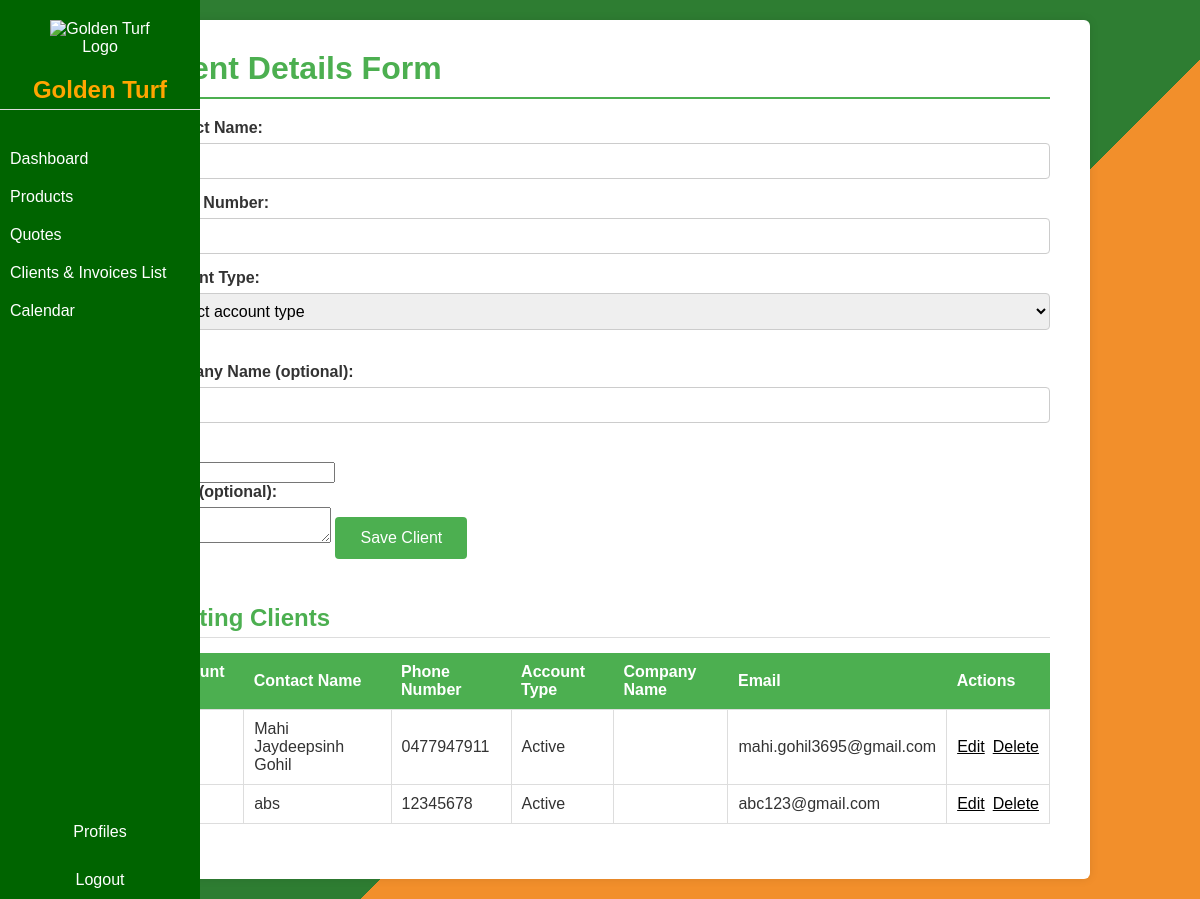
The page /clients (signed in) on the database its author committed.
### tables this page shows
CREATE TABLE clients (
                id INTEGER PRIMARY KEY AUTOINCREMENT,
                client_name TEXT NOT NULL,
                email TEXT,
                phone TEXT,
                account_type TEXT,
                company_name TEXT,
                actions TEXT,
                created_date TEXT, owner_id INTEGER,
                UNIQUE(client_name)
            );

### app_backup.py (the view, shortened to what this page needs)
@app.route('/clients', methods=['GET', 'POST'])
def clients():
    if 'user_name' not in session:
        return redirect(url_for('login'))
    error = None
    success = None
    conn = sqlite3.connect('users.db')
    c = conn.cursor()
    c.execute('SELECT * FROM clients')
    client_list = c.fetchall()
    conn.close()
    return render_template('clients.html', clients=client_list, error=error, success=success)

### templates/clients.html (shortened to what this page needs)
<!DOCTYPE html>
<html lang="en">
    <head>
    <link rel="stylesheet" href="{{ url_for('static', filename='dashboard.css') }}" />
    <link rel="stylesheet" href="{{ url_for('static', filename='invoice.css') }}" />
    </head>
<body>
    <div class="container">
        <header>
            <h1>Client Details Form</h1>
        </header>
        <form method="POST" action="{{ url_for('clients') }}">
            <section class="client-form">
                <label for="contact_name">Contact Name:</label>
                <input type="text" id="contact_name" name="contact_name" value="{{ request.form.contact_name or '' }}" required />
                <label for="phone_number">Phone Number:</label>
                <input type="number" id="phone_number" name="phone_number" value="{{ request.form.phone_number or '' }}" />
                <label for="account_type">Account Type:</label>
                <select id="account_type" name="account_type" required>
                    <option value="" disabled selected>Select account type</option>
                </select>
                <label for="company_name">Company Name (optional):</label>
                <input type="text" id="company_name" name="company_name" value="{{ request.form.company_name or '' }}" />
                <label for="email">Email:</label>
                <input type="email" id="email" name="email" value="{{ request.form.email or '' }}" required />
                <label for="notes">Notes (optional):</label>
                <textarea id="notes" name="actions">{{ request.form.actions or '' }}</textarea>
                <button type="submit">Save Client</button>
            </section>
        </form>
        <section class="client-list">
            <h2>Existing Clients</h2>
            <table>
                <thead>
                    <tr>
                        <th>Account ID</th>
                        <th>Contact Name</th>
                        <th>Phone Number</th>
                        <th>Account Type</th>
                        <th>Company Name</th>
                        <th>Email</th>
                        <th>Actions</th>
                    </tr>
                </thead>
                <tbody>
                    {% for client in clients %}
                    <tr>
                        <td>{{ client[0] }}</td>
                        <td>{{ client[1] }}</td>
                        <td>{{ client[3] }}</td>
                        <td>{{ client[4] }}</td>
                        <td>{{ client[5] or '' }}</td>
                        <td>{{ client[2] or '' }}</td>
                        <td>
                                <div style="display: flex; gap: 8px; align-items: center;">
                                    <a href="{{ url_for('edit_client', client_id=client[0]) }}" style="color: black; text-decoration: underline;">Edit</a>
                                    <form method="POST" action="{{ url_for('delete_client', client_id=client[0]) }}" style="display: inline; margin: 0;" onsubmit="return confirm('Are you sure you want to delete this client?');" class="delete-client-form">
                                        <button type="submit" style="background: none; border: none; color: black; cursor: pointer; text-decoration: underline; padding: 0;">Delete</button>
                                    </form>
                                </div>
                        </td>
                    </tr>
                    {% else %}
                    <tr>
                        <td colspan="7">No clients found.</td>
                    </tr>
                    {% endfor %}
                </tbody>
            </table>
        </section>
    </div>
    <div class="sidebar" style="position: fixed; top: 0; left: 0; width: 200px; height: 100%; background-color: #006400; color: white;">
        <div style="width:100%;text-align:center;margin-bottom:20px;">
            <img src="/static/golden_turf_logo.png" alt="Golden Turf Logo" style="width:100px;display:block;margin:0 auto;">
        </div>
        <h2 style="color: orange;">Golden Turf</h2>
        <nav class="navbar">
            <a href="{{ url_for('dashboard') }}" style="color: white; font-size: 16px; text-decoration: none; display: block; padding: 10px;">Dashboard</a>
            <div class="nav-dropdown">
                <a href="#" class="dropbtn" style="color: white; font-size: 16px; text-decoration: none; display: block; padding: 10px;">Products</a>
            </div>
            <a href="{{ url_for('quotes') }}" style="color: white; font-size: 16px; text-decoration: none; display: block; padding: 10px;">Quotes</a>
            <a href="{{ url_for('payments') }}" style="color: white; font-size: 16px; text-decoration: none; display: block; padding: 10px;">Clients & Invoices List</a>
            <a href="{{ url_for('calendar') }}" style="color: white; font-size: 16px; text-decoration: none; display: block; padding: 10px;">Calendar</a>
        </nav>
        <div style="position: absolute; bottom: 20px; width: 100%; text-align: center;">
            <a href="{{ url_for('profiles') }}" style="color: white; font-size: 16px; text-decoration: none; display: block; padding: 10px; margin-bottom: 10px;">Profiles</a>
            <a href="{{ url_for('logout') }}" style="color: white; font-size: 16px; text-decoration: none; display: block; padding: 10px;">Logout</a>
        </div>
    </div>
</body>
</html>

### static/dashboard.css (style rules this page uses)
body { font-family: Arial, sans-serif; margin: 0; background-color: #f9f9f9; color: #333; }
.sidebar { width: 220px; background-color: #006400; color: white; height: 100vh; position: fixed; padding-top: 20px; }
.sidebar h2 { text-align: center; margin-bottom: 30px; font-weight: bold; font-size: 24px; color: #f0a500; }
.sidebar nav a { display: block; color: white !important; padding: 12px 20px; text-decoration: none; font-size: 18px; transition: background-color 0.3s ease; }
.nav-dropdown { position: relative; display: block; }
.dropbtn { color: black; padding: 12px 20px; text-decoration: none; font-size: 18px; font-weight: normal; display: block; }
.sidebar { color: black; }
.sidebar h2 { color: black; }
.sidebar nav a { color: black; }
h1 { color: #2f6f2f; margin-bottom: 30px; }

### static/invoice.css (style rules this page uses)
body { font-family: Arial, sans-serif; background: linear-gradient(135deg, #2e7d32 60%, #F28F2B 40%); margin: 0; padding: 20px; color: #333; }
.container { max-width: 900px; margin: 0 auto; background-color: #fff; border-radius: 6px; box-shadow: 0 0 10px rgba(0,0,0,0.1); padding: 30px 40px; }
header { border-bottom: 2px solid #4CAF50; margin-bottom: 20px; padding-bottom: 10px; }
header h1 { color: #4CAF50; margin: 0; font-size: 2rem; }
form { display: flex; flex-direction: column; }
section { margin-bottom: 25px; }
h2 { color: #4CAF50; border-bottom: 1px solid #ddd; padding-bottom: 5px; margin-bottom: 15px; }
label { display: block; margin-bottom: 6px; font-weight: bold; }
input[type="text"], input[type="number"], select { width: 100%; padding: 8px 10px; margin-bottom: 15px; border: 1px solid #ccc; border-radius: 4px; box-sizing: border-box; font-size: 1rem; }
table { width: 100%; border-collapse: collapse; }
table thead th { background-color: #4CAF50; color: white; padding: 10px; text-align: left; }
table tbody td { border: 1px solid #ddd; padding: 10px; }
button { background-color: #4CAF50; color: white; border: none; padding: 12px 25px; font-size: 1rem; border-radius: 4px; cursor: pointer; transition: background-color 0.3s ease; }

### rows shown on the page
clients: client_name "Mahi Jaydeepsinh Gohil", phone "0477947911", account_type "Active", email "mahi.gohil3695@gmail.com"
clients: client_name "abs", phone "12345678", account_type "Active", email "abc123@gmail.com"
